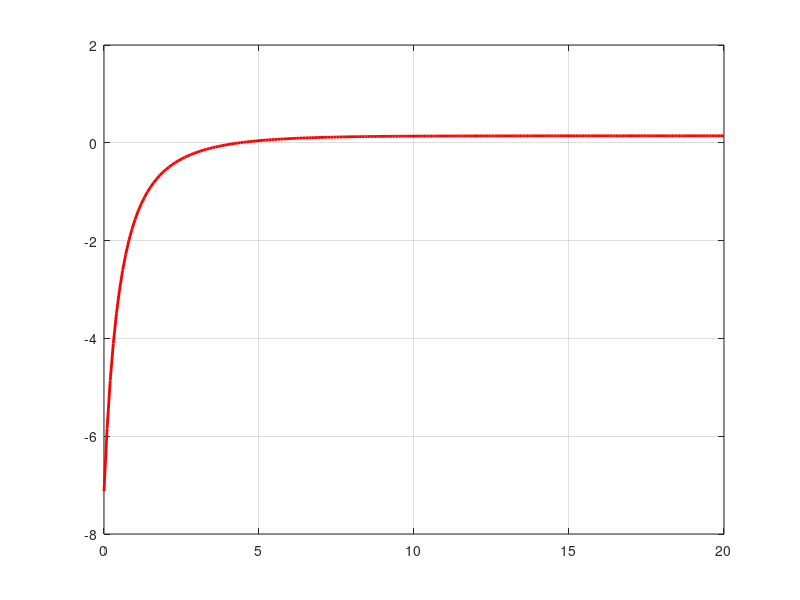

Write MATLAB code to recreate this figure.
% Lipschitz Function test self-optimization
clear
lambda = 7;
mu = 4;
rho = lambda / mu;
k = 100;
c = 10;
B_t = 5; % given B_tilde

myfun1 = @(x) (k.*lambda.^3.*(1-rho).^3./(c.^2.*rho.^3)).*(1 + 1./(rho.^(x+1)-1)).^2 + (rho.^(x+1)-1)./log(rho) - x - 1;
x_opt = fzero(myfun1, [-0.9 200]);

B =  0 : .1 : 20;

if rho ~= 1
    d_T_u = rho.^B./(lambda.*(rho.^(B+1)-1).^2) .*...
        (-k*lambda^3*(rho-1)^3*rho^(2*B_t)*log(rho)/(c^2*(rho^(B_t+1)-1)^2)+...
         rho.*(rho.^(B+1)-1)-(B+1).*rho.*log(rho));
else
    d_T_u = 1/(2*lambda) - k*lambda^2/c^2 * (1/(B_t+1))^2 .*(1./(B+1)).^2;
end

figure(1)
plot(B, d_T_u, 'r', 'LineWidth', 2, 'MarkerSize', 2)
grid on
